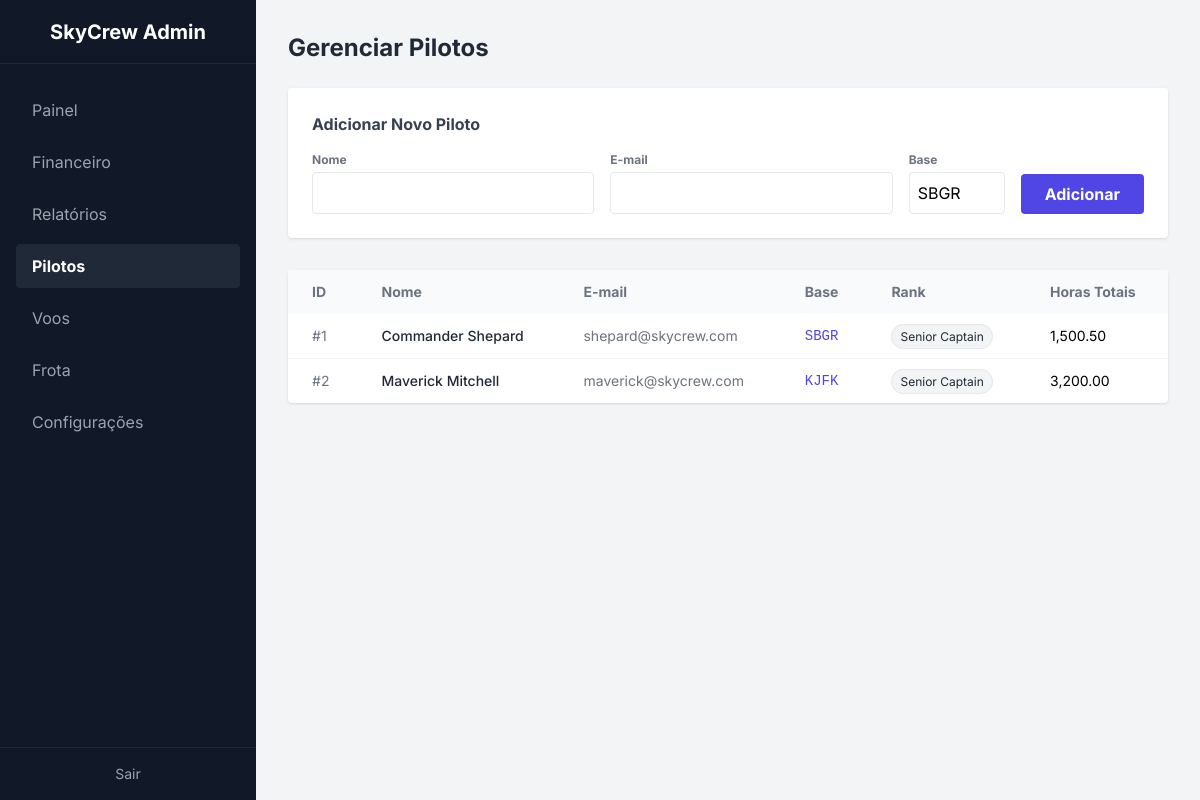
Screenshot of /admin/pilots.php (signed in) with the database file from the repository.
### tables this page shows
CREATE TABLE `pilots` (
  `id` int(11) NOT NULL AUTO_INCREMENT,
  `user_id` int(11) NOT NULL,
  `name` varchar(100) NOT NULL,
  `rank` varchar(50) DEFAULT 'Cadet',
  `current_base` char(4) NOT NULL DEFAULT 'SBGR',
  `total_hours` decimal(10,2) DEFAULT 0.00,
  `balance` decimal(15,2) DEFAULT 0.00,
  PRIMARY KEY (`id`),
  KEY `user_id` (`user_id`),
  KEY `rank` (`rank`)
);

CREATE TABLE `users` (
  `id` int(11) NOT NULL AUTO_INCREMENT,
  `email` varchar(150) NOT NULL,
  `password` varchar(255) NOT NULL,
  `role` enum('admin','pilot') NOT NULL DEFAULT 'pilot',
  `created_at` timestamp DEFAULT CURRENT_TIMESTAMP,
  PRIMARY KEY (`id`),
  UNIQUE KEY `email` (`email`)
);

### admin/pilots.php (the view, shortened to what this page needs)
<?php
require_once '../db_connect.php';
$stmt = $pdo->query("SELECT p.*, u.email FROM pilots p JOIN users u ON p.user_id = u.id ORDER BY p.name");
$pilots = $stmt->fetchAll();
?>
<!DOCTYPE html>
<html lang="pt-BR">
<head>
    <script src="https://cdn.tailwindcss.com"></script>
    <link rel="stylesheet" href="https://cdnjs.cloudflare.com/ajax/libs/font-awesome/6.4.0/css/all.min.css">
</head>
<body class="bg-gray-100 flex h-screen">
    <aside class="w-64 bg-gray-900 text-white flex flex-col">
        <div class="h-16 flex items-center justify-center font-bold text-xl border-b border-gray-800">SkyCrew Admin
        </div>
        <nav class="flex-1 px-4 py-6 space-y-2">
            <a href="dashboard.php"
                class="block py-2.5 px-4 rounded hover:bg-gray-800 transition text-gray-400">Painel</a>
            <a href="financials.php"
                class="block py-2.5 px-4 rounded hover:bg-gray-800 transition text-gray-400">Financeiro</a>
            <a href="reports.php"
                class="block py-2.5 px-4 rounded hover:bg-gray-800 transition text-gray-400">Relatórios</a>
            <a href="pilots.php" class="block py-2.5 px-4 rounded bg-gray-800 text-white font-bold">Pilotos</a>
            <a href="flights.php" class="block py-2.5 px-4 rounded hover:bg-gray-800 transition text-gray-400">Voos</a>
            <a href="fleet.php" class="block py-2.5 px-4 rounded hover:bg-gray-800 transition text-gray-400">Frota</a>
            <a href="settings.php"
                class="block py-2.5 px-4 rounded hover:bg-gray-800 transition text-gray-400">Configurações</a>
        </nav>
        <div class="p-4 border-t border-gray-800"><a href="../logout.php"
                class="block text-center text-sm text-gray-400 hover:text-white">Sair</a></div>
    </aside>
    <main class="flex-1 flex flex-col p-8 overflow-y-auto">
        <h1 class="text-2xl font-bold text-gray-800 mb-6">Gerenciar Pilotos</h1>
        <div class="bg-white p-6 rounded shadow mb-8">
            <h3 class="font-bold text-gray-700 mb-4">Adicionar Novo Piloto</h3>
            <form method="POST" class="flex flex-wrap gap-4 items-end">
                <div class="flex-1 min-w-[200px]">
                    <label class="block text-xs font-bold text-gray-500 mb-1">Nome</label>
                    <input type="text" name="name" class="w-full border p-2 rounded" required>
                </div>
                <div class="flex-1 min-w-[200px]">
                    <label class="block text-xs font-bold text-gray-500 mb-1">E-mail</label>
                    <input type="email" name="email" class="w-full border p-2 rounded" required>
                </div>
                <div class="w-24">
                    <label class="block text-xs font-bold text-gray-500 mb-1">Base</label>
                    <input type="text" name="base" class="w-full border p-2 rounded" value="SBGR" maxlength="4"
                        required>
                </div>
                <button type="submit" name="add_pilot"
                    class="bg-indigo-600 text-white font-bold py-2 px-6 rounded hover:bg-indigo-700">Adicionar</button>
            </form>
        </div>
        <div class="bg-white rounded shadow overflow-hidden">
            <table class="min-w-full text-left text-sm">
                <thead class="bg-gray-50 text-gray-500">
                    <tr>
                        <th class="px-6 py-3">ID</th>
                        <th class="px-6 py-3">Nome</th>
                        <th class="px-6 py-3">E-mail</th>
                        <th class="px-6 py-3">Base</th>
                        <th class="px-6 py-3">Rank</th>
                        <th class="px-6 py-3">Horas Totais</th>
                    </tr>
                </thead>
                <tbody class="divide-y divide-gray-100">
                    <?php foreach ($pilots as $p): ?>
                        <tr>
                            <td class="px-6 py-3 text-gray-500">#<?php echo $p['id']; ?></td>
                            <td class="px-6 py-3 font-medium text-gray-800"><?php echo htmlspecialchars($p['name']); ?></td>
                            <td class="px-6 py-3 text-gray-500"><?php echo htmlspecialchars($p['email']); ?></td>
                            <td class="px-6 py-3 font-mono text-indigo-600"><?php echo $p['current_base']; ?></td>
                            <td class="px-6 py-3">
                                <span
                                    class="bg-gray-100 text-gray-800 text-xs px-2 py-1 rounded-full border border-gray-200"><?php echo $p['rank'] ?: 'Cadet'; ?></span>
                            </td>
                            <td class="px-6 py-3"><?php echo number_format($p['total_hours'], 2); ?></td>
                        </tr>
                    <?php endforeach; ?>
                </tbody>
            </table>
        </div>
    </main>
</body>
</html>

### admin/pilots.php (style rules this page uses)
body { font-family: 'Inter', sans-serif; }

### rows the page displays
pilots: id "1", name "Commander Shepard", user.email "shepard@skycrew.com", current_base "SBGR", rank "Senior Captain", total_hours "1,500.50"
pilots: id "2", name "Maverick Mitchell", user.email "maverick@skycrew.com", current_base "KJFK", rank "Senior Captain", total_hours "3,200.00"
